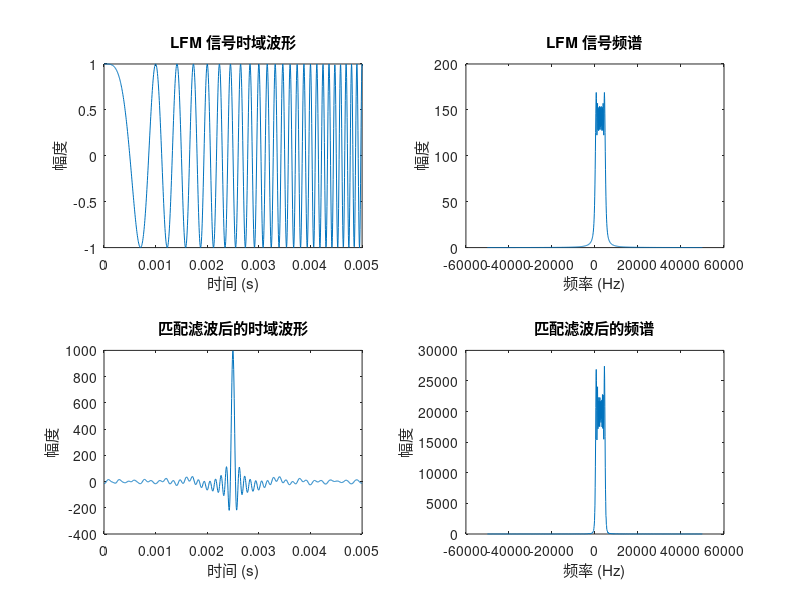

Source code (MATLAB):
% 通信原理 实验 6 匹配滤波器和相关接收

clc;
clear;

% 参数设置
T = 5e-3;  % 时宽（5毫秒）
fs = 1e5;  % 采样率
f0 = 10e3;  % 中心频率
B = 1e4;  % 带宽 10 Hz
alpha = 2 * f0 / T;  % 调频斜率

% 生成 LFM 信号
t = linspace(0, T, 1000);
lfm_signal = exp(1j * pi * B * t .^ 2 / T); % 生成LFM信号

% 绘制 LFM 时域波形
subplot(2, 2, 1);
plot(t, real(lfm_signal));
title('LFM 信号时域波形');
xlabel('时间 (s)');
ylabel('幅度');

% 计算 LFM 频谱
N = length(lfm_signal);
frequencies = (-fs/2):(fs/N):(fs/2 - fs/N);
spectrum = fftshift(fft(lfm_signal));
subplot(2, 2, 2);
plot(frequencies, abs(spectrum));
title('LFM 信号频谱');
xlabel('频率 (Hz)');
ylabel('幅度');

% 添加 AWGN
SNR_dB = 20; % 信噪比（dB）
SNR_linear = 10^(SNR_dB / 10);
noise_power = norm(lfm_signal)^2 / (SNR_linear * length(lfm_signal));
noise = sqrt(noise_power) * (randn(size(lfm_signal)) + 1j * randn(size(lfm_signal)));
lfm_noisy = lfm_signal + noise;

% 匹配滤波
matched_filter = conj(fliplr(lfm_signal));
filtered_signal = conv(lfm_noisy, matched_filter, 'same');

% 进行 DFT
dft_result = fftshift(fft(filtered_signal));

% 绘制匹配滤波后的时域波形
subplot(2, 2, 3);
plot(t, real(filtered_signal));
title('匹配滤波后的时域波形');
xlabel('时间 (s)');
ylabel('幅度');

% 绘制匹配滤波后的频谱
subplot(2, 2, 4);
plot(frequencies, abs(dft_result));
title('匹配滤波后的频谱');
xlabel('频率 (Hz)');
ylabel('幅度');

% 计算误码率（假设二进制相干解调）
threshold = 0;  % 阈值
received_bits = real(filtered_signal) > threshold;
transmitted_bits = real(lfm_signal) > threshold;
bit_errors = sum(received_bits ~= transmitted_bits);
total_bits = length(transmitted_bits);
error_rate = bit_errors / total_bits;
disp(['误码率：', num2str(error_rate)]);
